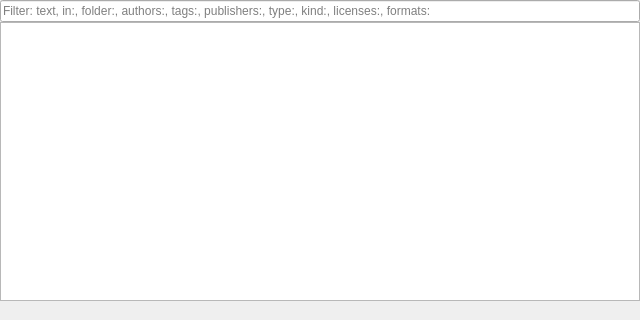
<?xml version="1.0" encoding="UTF-8"?>
<ui version="4.0">
 <class>RehucoBrowserPanel</class>
 <widget class="QWidget" name="RehucoBrowserPanel">
  <property name="geometry">
   <rect>
    <x>0</x>
    <y>0</y>
    <width>640</width>
    <height>320</height>
   </rect>
  </property>
  <layout class="QVBoxLayout" name="main_layout">
   <property name="spacing">
    <number>0</number>
   </property>
   <property name="leftMargin">
    <number>0</number>
   </property>
   <property name="topMargin">
    <number>0</number>
   </property>
   <property name="rightMargin">
    <number>0</number>
   </property>
   <property name="bottomMargin">
    <number>0</number>
   </property>
   <item>
    <widget class="QLineEdit" name="filter_edit">
     <property name="placeholderText">
      <string>Filter: text, in:, folder:, authors:, tags:, publishers:, type:, kind:, licenses:, formats:</string>
     </property>
    </widget>
   </item>
   <item>
    <widget class="QTableView" name="catalog_view">
     <property name="editTriggers">
      <set>QAbstractItemView::EditTrigger::NoEditTriggers</set>
     </property>
     <property name="selectionMode">
      <enum>QAbstractItemView::SelectionMode::ExtendedSelection</enum>
     </property>
     <property name="selectionBehavior">
      <enum>QAbstractItemView::SelectionBehavior::SelectRows</enum>
     </property>
     <property name="showGrid">
      <bool>false</bool>
     </property>
     <property name="wordWrap">
      <bool>false</bool>
     </property>
     <property name="sortingEnabled">
      <bool>true</bool>
     </property>
     <attribute name="horizontalHeaderStretchLastSection">
      <bool>true</bool>
     </attribute>
     <attribute name="verticalHeaderVisible">
      <bool>false</bool>
     </attribute>
    </widget>
   </item>
   <item>
    <widget class="QStatusBar" name="status_bar">
     <property name="sizeGripEnabled">
      <bool>false</bool>
     </property>
    </widget>
   </item>
  </layout>
 </widget>
 <resources/>
 <connections/>
</ui>
